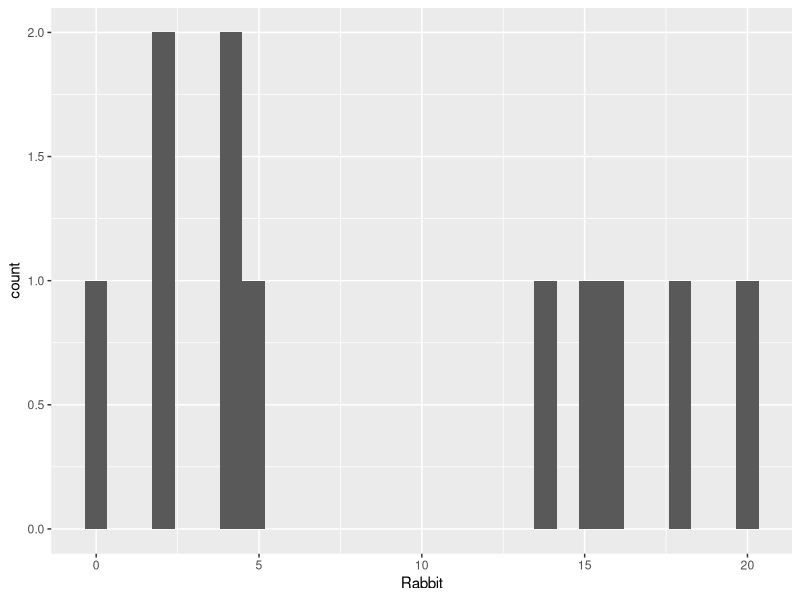
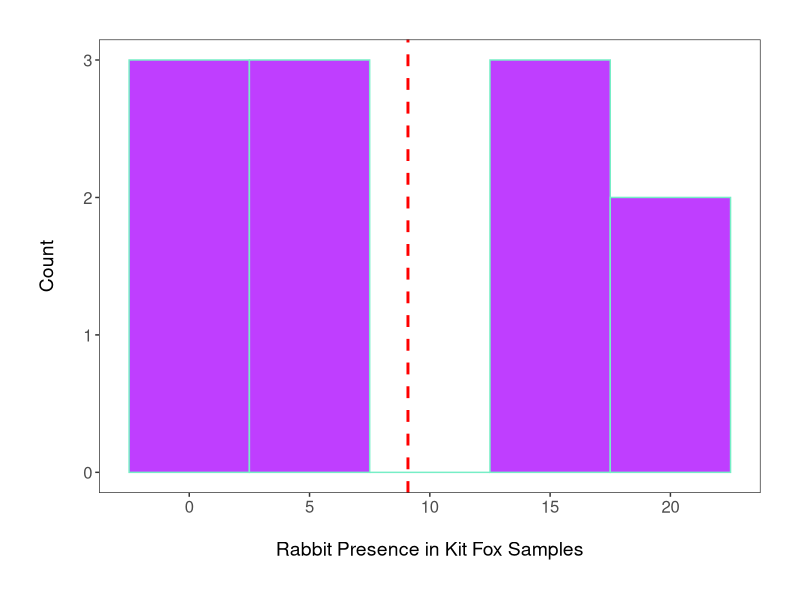
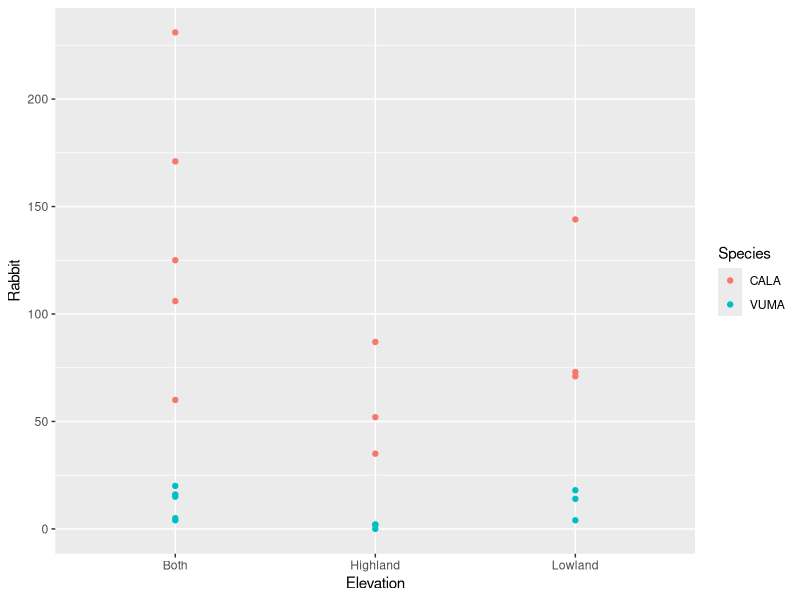
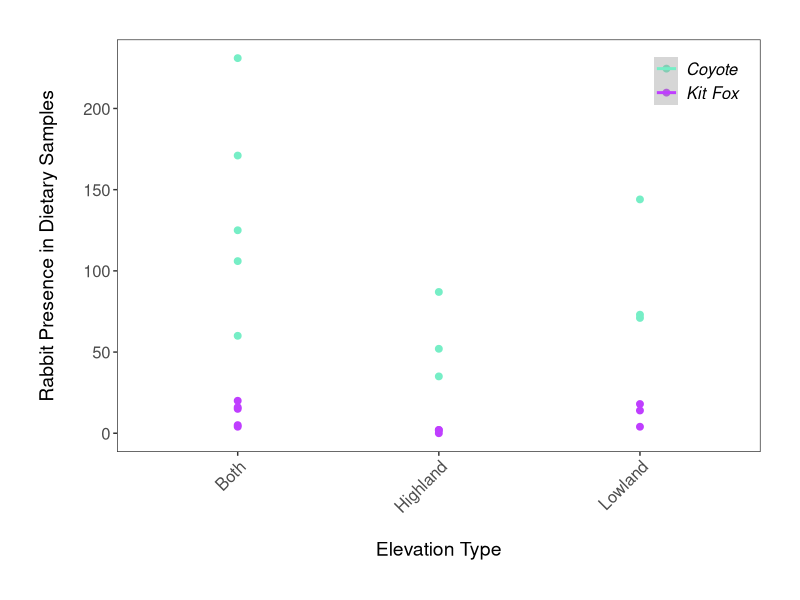
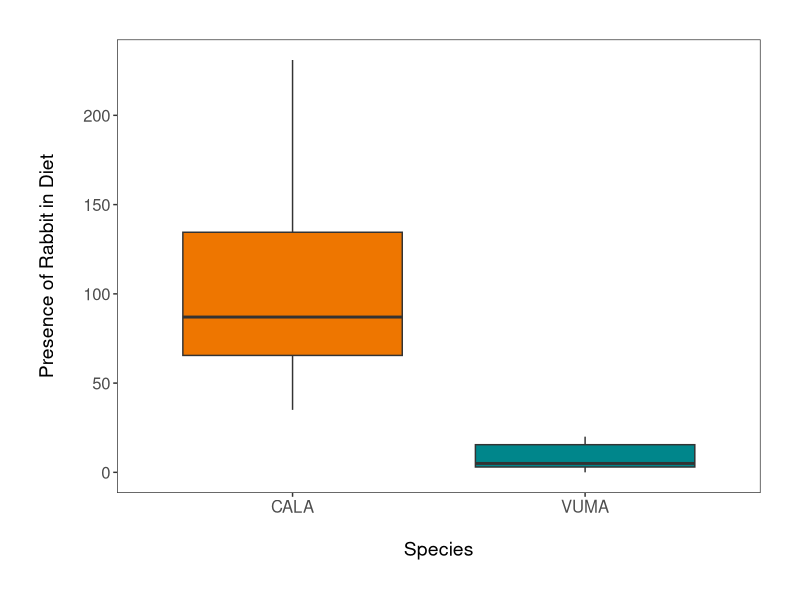
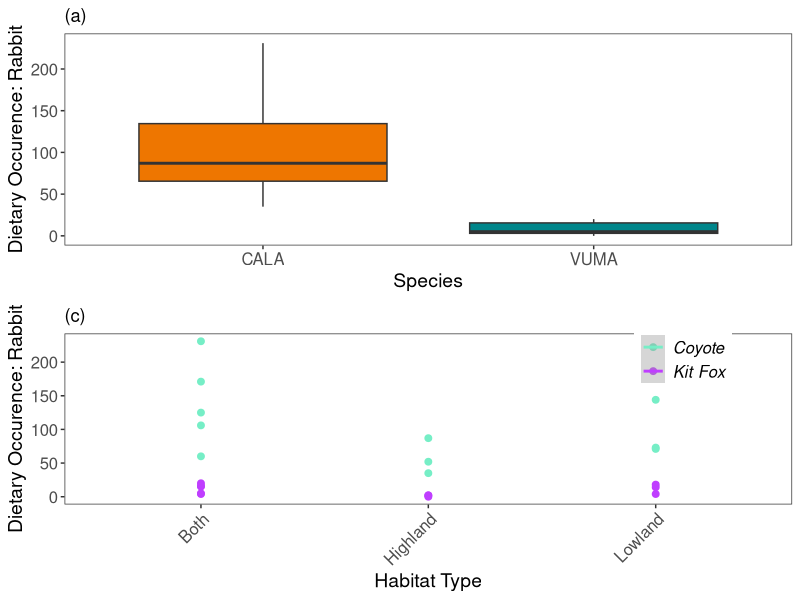

R code for these plots, in order:
library(tidyr)
library(dplyr)
library(ggplot2)
library(readr)
library(gridExtra)

foxy=read.csv("kf_master_data.csv")
#just fox data
kf = filter(foxy, Species =="VUMA")

#ggplot2 hist, basic 
(rab_hist=ggplot(kf, aes(x=Rabbit)) +
  geom_histogram())

#fancy ggplot 

(rab_hist <- ggplot(kf, aes(x=Rabbit)) +
    geom_histogram(binwidth=5, colour="#76EEC6", fill="#BF3EFF") +    # Changing the binwidth and colours
    geom_vline(aes(xintercept=mean(Rabbit)),                         # Adding a line for mean abundance
               colour="red", linetype="dashed", size=1) +                # Changing the look of the line
    theme_bw() +                                                      # Changing the theme to get rid of the grey background
    ylab("Count\n") +                                                   # Changing the text of the y axis label
    xlab("\nRabbit Presence in Kit Fox Samples")  +                              # \n adds a blank line
    theme(axis.text.x=element_text(size=12),                            # Changing font size of axis labels
          axis.text.y=element_text(size=12),
          axis.title.x=element_text(size=14, face="plain"),             # Changing font size of axis titles
          axis.title.y=element_text(size=14, face="plain"),             # face="plain" changes font type, could also be italic, etc
          panel.grid.major.x=element_blank(),                           # Removing the grey grid lines
          panel.grid.minor.x=element_blank(),
          panel.grid.minor.y=element_blank(),
          panel.grid.major.y=element_blank(),
          plot.margin = unit(c(1,1,1,1), units = , "cm")))              # Putting a 1 cm margin around the plot

#filter data by season 
byseason=filter(foxy, Season==c("Summer", "Winter"))

#basic scatterplot
(scatter=ggplot(foxy, aes(x=Elevation, y=Rabbit, colour=Species))+geom_point())

#fancy scatterplot!
(scatter=ggplot(foxy, aes(x=Elevation, y=Rabbit, colour=Species)) +
    geom_point(size=2) +                                                # Changing point size
    geom_smooth(method=lm, aes(fill=Species)) +                    # Adding a linear model fit and colour-coding by country
    theme_bw() +
    scale_fill_manual(values = c("#76EEC6", "#BF3EFF")) +               # Adding custom colours
    scale_colour_manual(values = c("#76EEC6", "#BF3EFF"),               # Adding custom colours
                        labels=c("Coyote", "Kit Fox")) +                 # Adding labels for the legend
    ylab("Rabbit Presence in Dietary Samples\n") +                             
    xlab("\nElevation Type")  +
    theme(axis.text.x=element_text(size=12, angle=45, vjust=1, hjust=1),       # making the years at a bit of an angle
          axis.text.y=element_text(size=12),
          axis.title.x=element_text(size=14, face="plain"),             
          axis.title.y=element_text(size=14, face="plain"),             
          panel.grid.major.x=element_blank(),                                  # Removing the background grid lines                
          panel.grid.minor.x=element_blank(),
          panel.grid.minor.y=element_blank(),
          panel.grid.major.y=element_blank(),  
          plot.margin = unit(c(1,1,1,1), units = , "cm")) +                    # Adding a 1cm margin around the plot
    theme(legend.text = element_text(size=12, face="italic"),                  # Setting the font for the legend text
          legend.title = element_blank(),                                      # Removing the legend title
          legend.position=c(0.9, 0.9)))                  # Setting the position for the legend - 0 is left/bottom, 1 is top/right

#fancy boxplot 
(fox_boxplot <- ggplot (foxy, aes(Species, Rabbit)) + geom_boxplot(aes(fill=Species)) +
    theme_bw() +
    scale_fill_manual(values = c("#EE7600", "#00868B")) +               # Adding custom colours
    scale_colour_manual(values = c("#EE7600", "#00868B")) +             # Adding custom colours
    ylab("Presence of Rabbit in Diet\n") +                             
    xlab("\nSpecies")  +
    theme(axis.text.x=element_text(size=12),
          axis.text.y=element_text(size=12),
          axis.title.x=element_text(size=14, face="plain"),             
          axis.title.y=element_text(size=14, face="plain"),             
          panel.grid.major.x=element_blank(),                           # Removing the background grid lines                
          panel.grid.minor.x=element_blank(),
          panel.grid.minor.y=element_blank(),
          panel.grid.major.y=element_blank(),  
          plot.margin = unit(c(1,1,1,1), units = , "cm"),               # Adding a margin
          legend.position="none"))                                      # Removing the legend - not needed with only two factors

#arrange plots in a panel 
panel <- grid.arrange(fox_boxplot + ggtitle("(a)") + ylab("Dietary Occurence: Rabbit") + xlab("Species") +   # adding labels to the different plots
                        theme(plot.margin = unit(c(0.2, 0.2, 0.2, 0.2), units = , "cm")),
                      scatter + ggtitle("(c)") + ylab("Dietary Occurence: Rabbit") + xlab("Habitat Type") +
                        theme(plot.margin = unit(c(0.2, 0.2, 0.2, 0.2), units = , "cm")) +
                        theme(legend.text = element_text(size=12, face="italic"),               
                              legend.title = element_blank(),                                   
                              legend.position=c(0.85, 0.85)), # changing the legend position so that it fits within the panel
                      ncol=1) # ncol determines how many columns you have